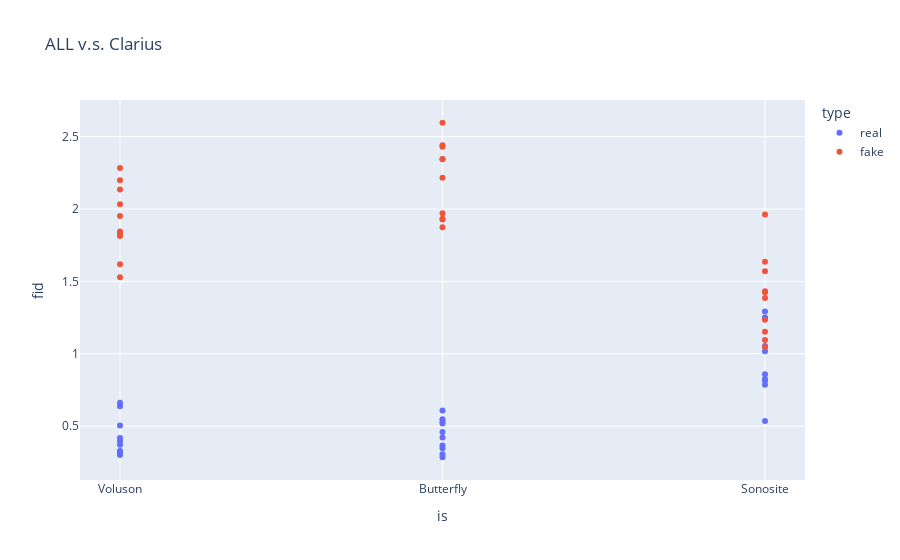

Write notebook code for a chart like this one.
### Code cell
model = cut.CutG.load_from_checkpoint("/mnt/raid/C1_ML_Analysis/train_output/Cut/allvslast/allvsclarius/v0.3/epoch=14-val_loss=6.75.ckpt").eval().cuda()
DATAMODULE = getattr(usd, model.hparams.data_module)
data = DATAMODULE(**model.hparams)
data.setup()
dl = data.test_dataloader()

values_real, values_real_type, values_fake, values_fake_type = compute_fid_all_types(dl, model, types=["Voluson", "Butterfly", "Sonosite"])

df = pd.DataFrame(values_real, columns=["fid"])
df["is"] = values_real_type
df["type"] = "real"

df_fake = pd.DataFrame(values_fake, columns=["fid"])
df_fake["is"] = values_fake_type
df_fake["type"] = "fake"

df = pd.concat([df, df_fake])

fig = px.scatter(df, x="is", y="fid", color="type", title="ALL v.s. Clarius")
fig.show()

### Figure 1 — Plotly figure (JSON) as saved in the notebook; plotly's stock layout.template omitted (floating-point values rounded to 4 significant figures)
{"data": [{"hovertemplate": "type=real<br>is=%{x}<br>fid=%{y}<extra></extra>", "legendgroup": "real", "marker": {"color": "#636efa", "symbol": "circle"}, "mode": "markers", "name": "real", "orientation": "v", "showlegend": true, "type": "scatter", "x": ["Voluson", "Butterfly", "Sonosite", "Voluson", "Butterfly", "Sonosite", "Voluson", "Butterfly", "Sonosite", "Voluson", "Butterfly", "Sonosite", "Voluson", "Butterfly", "Sonosite", "Voluson", "Butterfly", "Sonosite", "Voluson", "Butterfly", "Sonosite", "Voluson", "Butterfly", "Sonosite", "Voluson", "Butterfly", "Sonosite", "Voluson", "Butterfly", "Sonosite"], "xaxis": "x", "y": [0.3246, 0.5309, 1.251, 0.3009, 0.2852, 0.8259, 0.3186, 0.6088, 1.054, 0.6377, 0.3056, 0.8582, 0.3724, 0.5474, 0.7856, 0.6617, 0.4597, 0.8142, 0.5043, 0.3472, 1.018, 0.3972, 0.3671, 1.246, 0.4184, 0.4219, 1.292, 0.3292, 0.5187, 0.5348], "yaxis": "y"}, {"hovertemplate": "type=fake<br>is=%{x}<br>fid=%{y}<extra></extra>", "legendgroup": "fake", "marker": {"color": "#EF553B", "symbol": "circle"}, "mode": "markers", "name": "fake", "orientation": "v", "showlegend": true, "type": "scatter", "x": ["Voluson", "Butterfly", "Sonosite", "Voluson", "Butterfly", "Sonosite", "Voluson", "Butterfly", "Sonosite", "Voluson", "Butterfly", "Sonosite", "Voluson", "Butterfly", "Sonosite", "Voluson", "Butterfly", "Sonosite", "Voluson", "Butterfly", "Sonosite", "Voluson", "Butterfly", "Sonosite", "Voluson", "Butterfly", "Sonosite", "Voluson", "Butterfly", "Sonosite"], "xaxis": "x", "y": [2.033, 1.928, 1.153, 2.2, 2.597, 1.425, 2.135, 1.875, 1.386, 1.619, 2.344, 1.57, 1.952, 1.933, 1.637, 1.529, 2.217, 1.433, 1.814, 2.431, 1.235, 1.831, 2.346, 1.095, 1.846, 2.44, 1.045, 2.284, 1.971, 1.962], "yaxis": "y"}], "layout": {"legend": {"title": {"text": "type"}, "tracegroupgap": 0}, "title": {"text": "ALL v.s. Clarius"}, "xaxis": {"anchor": "y", "domain": [0, 1], "title": {"text": "is"}}, "yaxis": {"anchor": "x", "domain": [0, 1], "title": {"text": "fid"}}}}
